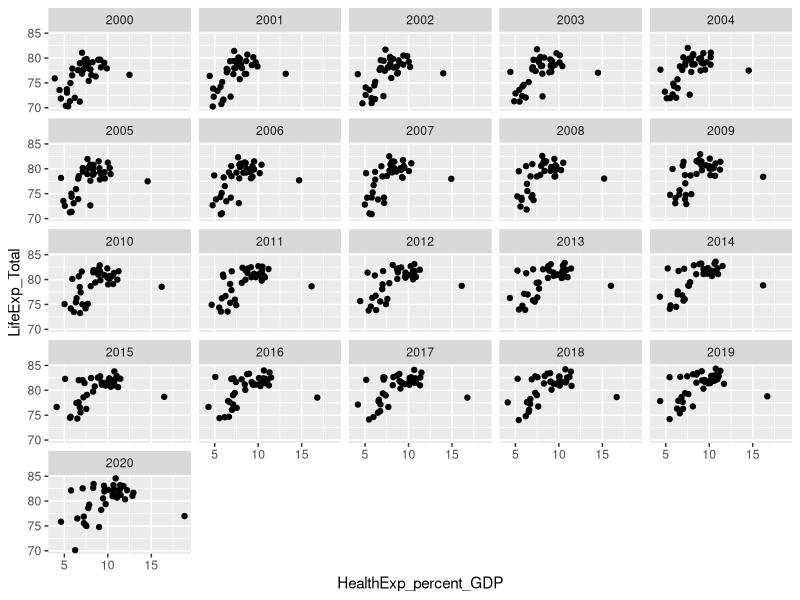
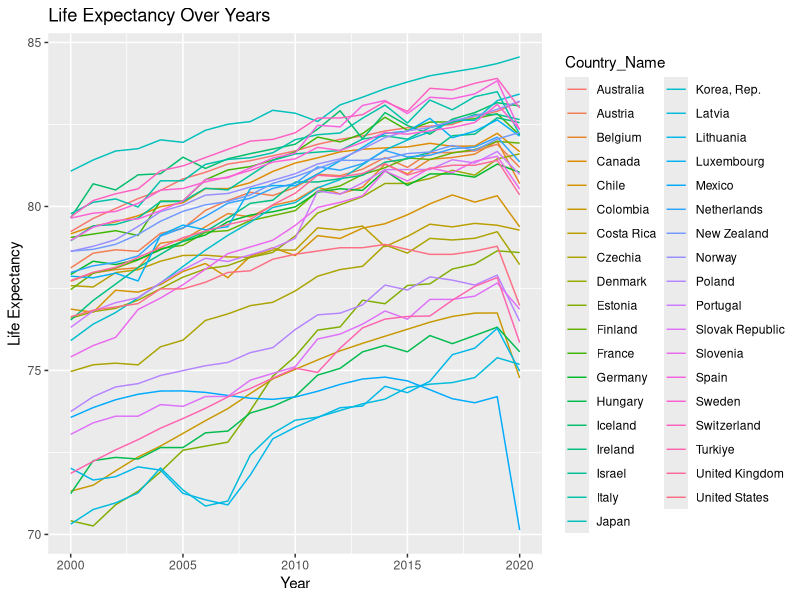
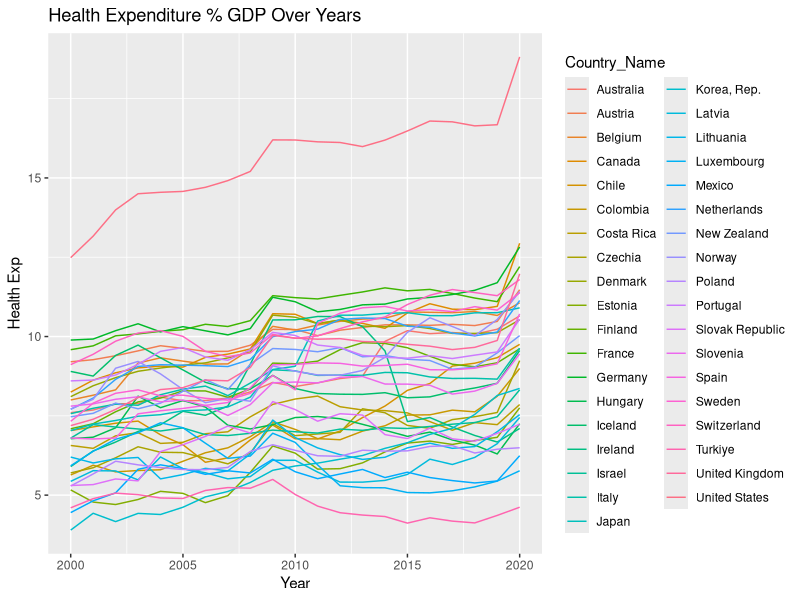
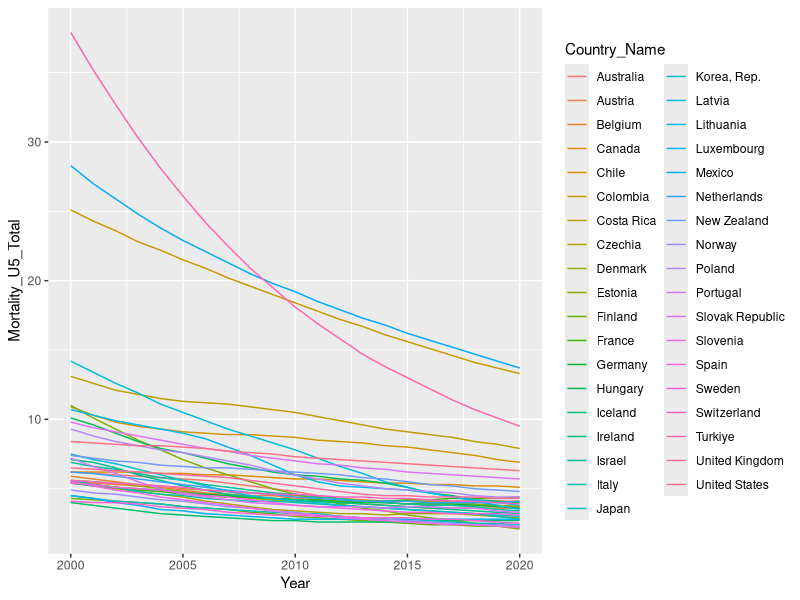

Here is the R script that generated these plots, in order:
## ---- chunk 1
knitr::opts_chunk$set(echo = TRUE)
## ---- chunk 2
library(tidyverse)
library(kableExtra)
library(ggplot2)
library(knitr)
df <- read.csv("data/cleaned_data.csv")

## ---- chunk 3
glimpse(df)
## ---- chunk 4
df %>% filter(Country_Name == "Australia")
## ---- chunk 5
df %>% group_by(Country_Name) %>%
  summarise(Avg_LifeExp = mean(LifeExp_Total),
            Avg_HealthExp_percent_GDP = mean(HealthExp_percent_GDP),
            Ratio_Avg_LifeExp_toHealthExp = mean(LifeExp_Total)/mean(HealthExp_percent_GDP)) %>%
  arrange(-Avg_HealthExp_percent_GDP)
## ---- chunk 6
df %>%
ggplot(aes(x=HealthExp_percent_GDP,y=LifeExp_Total)) +
  geom_point() +
  facet_wrap(~Year)
## ---- chunk 7
df %>%
  ggplot(aes(x = Year, y = LifeExp_Total, color = Country_Name)) +
  geom_line() +
  labs(title = "Life Expectancy Over Years",
       x = "Year",
       y = "Life Expectancy")
## ---- chunk 8
df %>%
  ggplot(aes(x = Year, y = HealthExp_percent_GDP, color = Country_Name)) +
  geom_line() +
  labs(title = "Health Expenditure % GDP Over Years",
       x = "Year",
       y = "Health Exp")
## ---- chunk 9
cor(df$LifeExp_Total,df$HealthExp_percent_GDP)
## ---- chunk 10
df %>%
  group_by(Year) %>%
  summarize(correlation = cor(LifeExp_Total, HealthExp_percent_GDP, use = "complete.obs"))
## ---- chunk 11
df %>%
  group_by(Year) %>%
  summarize(correlation = cor(HealthExp_percent_GDP, Mortality_U5_Total, use = "complete.obs"))
## ---- chunk 12
df %>%
  ggplot(aes(x = Year, y = Mortality_U5_Total, color = Country_Name)) +
  geom_line() 
